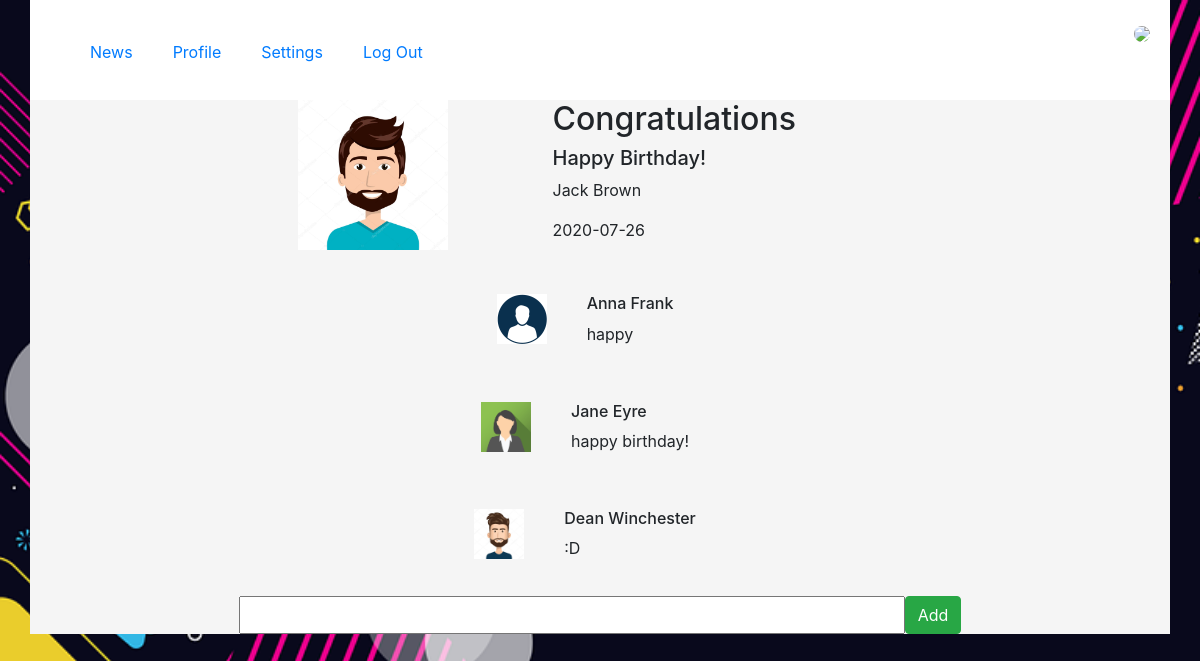
The page /routes/comment.php?buttonid=8 on the database its author committed.
### tables this page shows
CREATE TABLE `posts` (
  `id` int(10) NOT NULL,
  `user_id` int(10) NOT NULL,
  `title` text NOT NULL,
  `content` varchar(500) NOT NULL,
  `date` date NOT NULL
);

CREATE TABLE `users` (
  `id` int(10) NOT NULL,
  `name` text NOT NULL,
  `surname` text NOT NULL,
  `email` text NOT NULL,
  `password` text NOT NULL,
  `date` date NOT NULL,
  `phone` text NOT NULL,
  `message` varchar(60) NOT NULL,
  `gender` text NOT NULL,
  `image` text NOT NULL DEFAULT 'avatar.png'
);

CREATE TABLE `comments` (
  `id` int(100) NOT NULL,
  `post_id` int(100) NOT NULL,
  `user_id` int(100) NOT NULL,
  `comment` text NOT NULL
);

### routes/comment.php (the view, shortened to what this page needs)
<?php
include 'connection.php';
$buttonID = $_GET['buttonid'];
$sql1 = "SELECT * FROM comments JOIN users ON comments.user_id = users.id WHERE comments.post_id = $buttonID";
$result1 = mysqli_query($conn, $sql1);
$sql3 = "SELECT * FROM posts JOIN users ON posts.user_id = users.id WHERE posts.id = $buttonID";
$result3 = mysqli_query($conn, $sql3);
$row3 = mysqli_fetch_assoc($result3);
?>
<!DOCTYPE html>
<html lang="en">
<head>
    <link rel="stylesheet" href="../assets/css/bootstrap.min.css">
    <link rel="stylesheet" href="../assets/css/style.css">
</head>
<body>
    <div class="container cont2">
        <?php
        include 'menu.php';
        ?>
        <form method="post">
            <div class="row justify-content-center">
                <div class="row col-md-3">
                    <img src="<?php echo '/form/assets/images/' . $row3['image'] ?>" height="150px">
                </div>
                <div class="row col-md-4">
                    <div class="form-group">
                        <h2><?php echo $row3['title'] ?></h2>
                        <h5><?php echo $row3['content'] ?></h5>
                        <p><?php echo $row3['name'] . " " . $row3['surname'] ?></p>
                        <p><?php echo $row3['date'] ?></p>
                    </div>
                </div>
            </div>
            <?php
            while ($row1 = mysqli_fetch_assoc($result1)) {
            ?>
                <div class="row col-md-12 justify-content-center">
                    <img src="<?php echo '/form/assets/images/' . $row1['image'] ?>" height="50px" class="img">
                    <div class="form-group gr1">
                        <h6><?php echo $row1['name'] . " " . $row1['surname'] ?></h6>
                        <p><?php echo $row1['comment'] ?></p>
                    </div>
                </div>
            <?php
            }
            ?>
            <div class="row col-md-!@ justify-content-center">
                <input type="text" name="comment" size="60">
                <button type="submit" name="combtn" class="btn btn-success">Add</button>
            </div>
        </form>
    </div>
</body>
</html>

### assets/css/style.css (style rules this page uses)
body { background-image: url('../images/background1.png'); background-size: cover; background-attachment: fixed; }
.cont2 { background-color: whitesmoke; }

### routes/comment.php (style rules this page uses)
.img { margin: 20px; }
.gr1 { margin: 20px; }

### rows shown on the page
posts: user.image (picture), title "Congratulations", content "Happy Birthday!", user.name "Jack", user.surname "Brown", user.date "2020-07-26"
comments: user.image (placeholder picture), user.name "Anna", user.surname "Frank", comment "happy"
comments: user.image (picture), user.name "Jane", user.surname "Eyre", comment "happy birthday!"
comments: user.image (picture), user.name "Dean", user.surname "Winchester", comment ":D"
